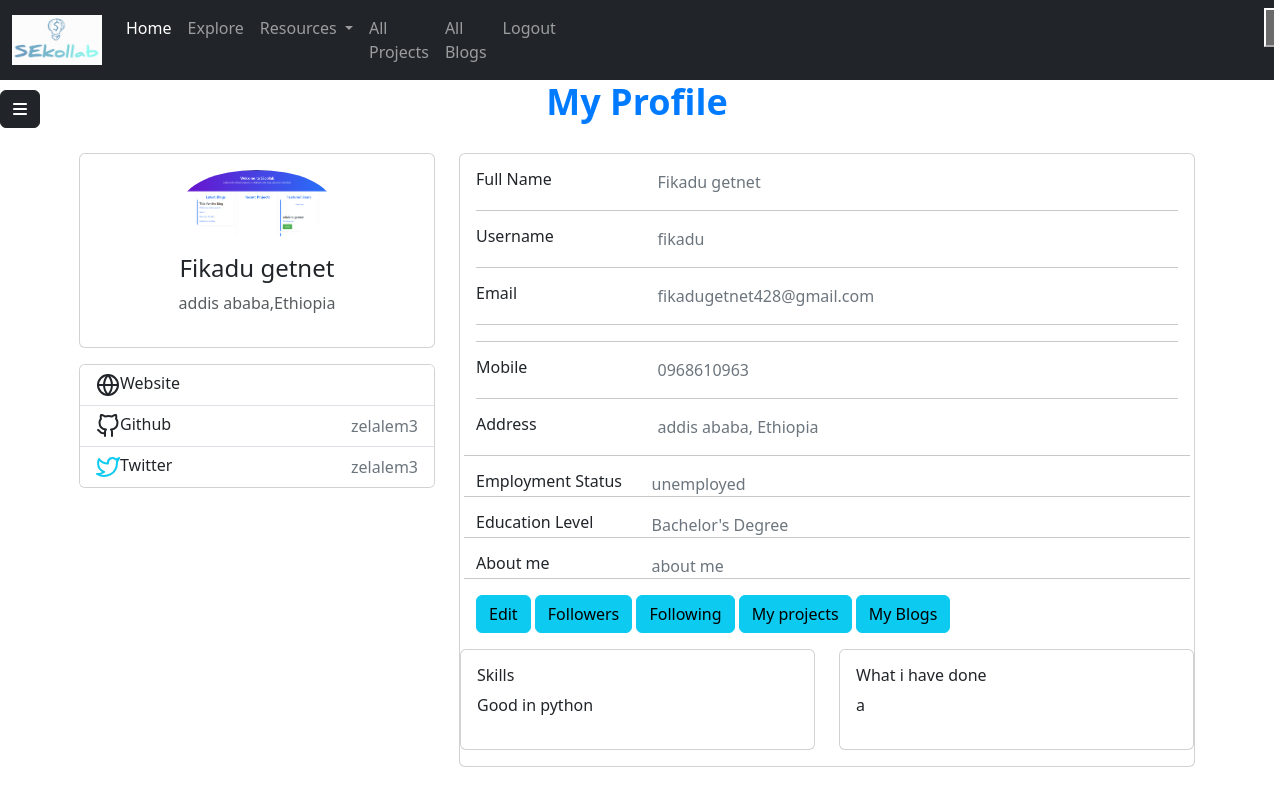
The app's page /myprofile (signed in) with its own data.
### models.py (models this page shows)
class User(UserMixin, db.Model):
    __tablename__ = "users"
    id = Column(Integer, primary_key=True, autoincrement=True)
    email = Column(String(100), unique=True)
    username = Column(String)
    fname = Column(String(30), nullable=False)
    lname = Column(String(30), nullable=False)
    profile_photo = Column(String)
    about_me = Column(String, nullable=False)
    phone_number = Column(String(11), nullable=False)
    age = Column(String(11), nullable=False)
    status = Column(String, nullable=False)
    skills = Column(String, nullable=False)
    portfolio = Column(String)
    password = Column(String(100))
    date = Column(String, nullable=False, default=datetime.date.today().strftime("%B %d, %Y"))
    is_active = db.Column(db.Boolean, default=True)
    country = Column(String, nullable=False)
    City = Column(String, nullable=False)
    twitter = Column(String)
    github = Column(String)
    education_status = Column(String)
    employment_status=Column(String, nullable=False)
    blogs = relationship("Blog", back_populates="author")
    comments = relationship("Userscomment", back_populates="user")
    liked_blogs = relationship("Blog", secondary='liked_blogs', backref='liking_users')
    collabration = relationship("Collabration", back_populates="user")
    followers = relationship("Follower", foreign_keys="[Follower.user_id]",back_populates="followed_user")
    following = relationship("Follower", foreign_keys="[Follower.follower_id]", back_populates="follower")
    interests = relationship("Interest", back_populates="user")

### main.py (the view)
@app.route("/myprofile", methods=['GET' , "POST"])
@login_required
def myprofile():
    userid = current_user.id
    user = User.query.filter_by(id=userid).first()
    return render_template("myprofile.html", user=user)

### main.py (called while the page is built)
@login_manager.user_loader
def load_user(user_id):
    return User.query.get(int(user_id))

### templates/myprofile.html (shortened to what this page needs)
<!DOCTYPE html>
<html lang="en">
<head>
  <link rel="stylesheet" href="../static/css/sidebar.css">
    <link href="https://cdn.jsdelivr.net/npm/bootstrap@5.3.3/dist/css/bootstrap.min.css" rel="stylesheet">
</head>
<body>
{% include "navigationloggedin.html" %}
{% include "sidebar.html" %}
   <div class="container">
    <div class="main-body">
     <h1 style=" text-align: center;
            font-size: 36px;
            font-weight: bold;
            color: #007bff;
            margin-bottom: 30px;">My Profile</h1>
          <div class="row gutters-sm">
            <div class="col-md-4 mb-3">
              <div class="card">
                <div class="card-body">
                  <div class="d-flex flex-column align-items-center text-center">
                    <img src="../{{ user.profile_photo }}" alt="Admin" class="rounded-circle" width="150">
                    <div class="mt-3">
                      <h4>{{ user.fname }} {{ user.lname }}</h4>
                      <p class="text-muted font-size-sm">{{ user.City}},{{user.country}} </p>
                    </div>
                  </div>
                </div>
              </div>
              <div class="card mt-3">
                <ul class="list-group list-group-flush">
                  <li class="list-group-item d-flex justify-content-between align-items-center flex-wrap">
                    <h6 class="mb-0">Website</h6>
                  </li>
                  <li class="list-group-item d-flex justify-content-between align-items-center flex-wrap">
                    <h6 class="mb-0">Github</h6>
                    <span class="text-secondary">{{ user.github }}</span>
                  </li>
                  <li class="list-group-item d-flex justify-content-between align-items-center flex-wrap">
                    <h6 class="mb-0">Twitter</h6>
                    <span class="text-secondary">{{ user.twitter }}</span>
                  </li>
                </ul>
              </div>
            </div>
            <div class="col-md-8">
              <div class="card mb-3">
                <div class="card-body">
                  <div class="row">
                    <div class="col-sm-3">
                      <h6 class="mb-0">Full Name</h6>
                    </div>
                    <div class="col-sm-9 text-secondary">
                      {{ user.fname }} {{ user.lname }}
                    </div>
                  </div>
                        <hr>
                  <div class="row">
                    <div class="col-sm-3">
                      <h6 class="mb-0">Username</h6>
                    </div>
                    <div class="col-sm-9 text-secondary">
                      {{ user.username }}
                    </div>
                  </div>
                  <hr>
                  <div class="row">
                    <div class="col-sm-3">
                      <h6 class="mb-0">Email</h6>
                    </div>
                    <div class="col-sm-9 text-secondary">
                      {{ user.email }}
                    </div>
                  </div>
                  <hr>
                  <hr>
                  <div class="row">
                    <div class="col-sm-3">
                      <h6 class="mb-0">Mobile</h6>
                    </div>
                    <div class="col-sm-9 text-secondary">
                      {{ user.phone_number }}
                    </div>
                  </div>
                  <hr>
                  <div class="row">
                    <div class="col-sm-3">
                      <h6 class="mb-0">Address</h6>
                    </div>
                    <div class="col-sm-9 text-secondary">
                      <p class="text">{{ user.City }}, {{ user.country }}</p?
                  </div>
                  <hr>
                   <div class="row">
                    <div class="col-sm-3">
                      <h6 class="mb-0">Employment Status</h6>
                    </div>
                    <div class="col-sm-9 text-secondary">
                       {{ user.employment_status }}
                    </div>
                  </div>
                  <hr>
                     <div class="row">
                    <div class="col-sm-3">
                      <h6 class="mb-0">Education Level</h6>
                    </div>
                    <div class="col-sm-9 text-secondary">
                       {{ user.education_status }}
                    </div>
                  </div>
                  <hr>
                     <div class="row">
                    <div class="col-sm-3">
                      <h6 class="mb-0">About me </h6>
                    </div>
                    <div class="col-sm-9 text-secondary">
                      {{ user.about_me }}
                    </div>
                  </div>
                  <hr>
                  <div class="row">
                    <div class="col-sm-12">
                      <a class="btn btn-info "  href="{{ url_for('editprofile')}}">Edit</a>
                       <a href="{{ url_for('myfollowers') }}"><button type="button" class="btn btn-info" >Followers</button></a>
                      <a href="{{ url_for('myfollowing') }}"><button type="button" class="btn btn-info">Following</button></a>
                      <a href="{{ url_for('myprojects') }}"><button type="button" class="btn btn-info">My projects</button></a>
                      <a href="{{ url_for('myblogs') }}"><button type="button" class="btn btn-info">My Blogs</button></a>
                    </div>
                  </div>
                </div>
              </div>
              <div class="row gutters-sm">
                <div class="col-sm-6 mb-3">
                  <div class="card h-100">
                    <div class="card-body">
                     <h6> Skills</h6>
                      <p>{{ user.skills }}</p>
                    </div>
                  </div>
                </div>
                <div class="col-sm-6 mb-3">
                  <div class="card h-100">
                    <div class="card-body">
                    <h6> What i have done</h6>
                      <p>{{ user.portfolio }}</p>
                  </div>
                </div>
              </div>
            </div>
          </div>
        </div>
    </div>
</body>
</html>

### static/css/sidebar.css (style rules this page uses)
a { text-decoration: none; }
li { color: black; }

### records on screen
User: profile_photo (picture), fname "Fikadu", lname "getnet", City "addis ababa", country "Ethiopia", github "zelalem3", twitter "zelalem3", username "fikadu", email "fikadugetnet428@gmail.com", phone_number "0968610963", employment_status "unemployed", education_status "Bachelor's Degree", about_me "about me", skills "Good in python", portfolio "a"
